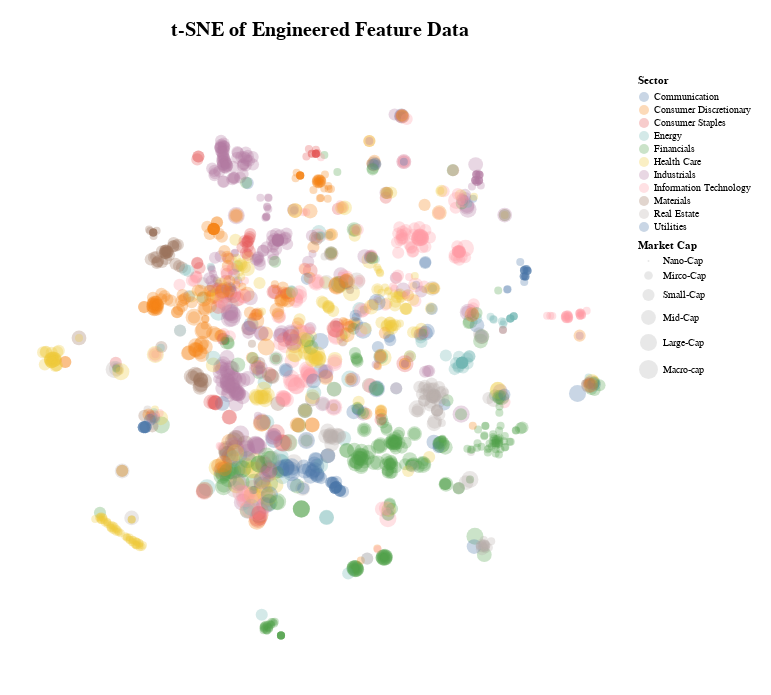

Here is the notebook cell this chart was saved with:
### Code cell
plot_cos_chart(perp_models[2])

### Figure 1 — Vega-Lite specification as saved in the notebook (floating-point values rounded to 4 significant figures; data arrays with more than 128 entries replaced by an {"elided": "..."} marker saying what was removed)
{"config": {"view": {"continuousWidth": 300, "continuousHeight": 300, "stroke": null}}, "data": {"name": "data-c1757c0807b6c03489e077da1d34f415"}, "mark": {"type": "circle", "opacity": 0.3, "size": 28}, "encoding": {"color": {"field": "Sector", "type": "nominal"}, "size": {"field": "Market Cap", "scale": {"domain": ["Nano-Cap", "Mirco-Cap", "Small-Cap", "Mid-Cap", "Large-Cap", "Macro-cap"]}, "sort": ["Nano-Cap", "Mirco-Cap", "Small-Cap", "Mid-Cap", "Large-Cap", "Macro-cap"], "type": "nominal"}, "tooltip": [{"field": "Sector", "type": "nominal"}, {"field": "Market Cap", "type": "nominal"}], "x": {"axis": null, "field": "tsne1", "title": "", "type": "quantitative"}, "y": {"axis": null, "field": "tsne2", "title": "", "type": "quantitative"}}, "height": 600, "padding": 20, "params": [{"name": "param_7", "select": {"type": "interval", "encodings": ["x", "y"]}, "bind": "scales"}], "title": {"text": "t-SNE of Engineered Feature Data", "fontSize": 20, "offset": 35}, "width": 600, "$schema": "https://vega.github.io/schema/vega-lite/v5.20.1.json", "datasets": {"data-c1757c0807b6c03489e077da1d34f415": {"elided": "1905 records"}}}
